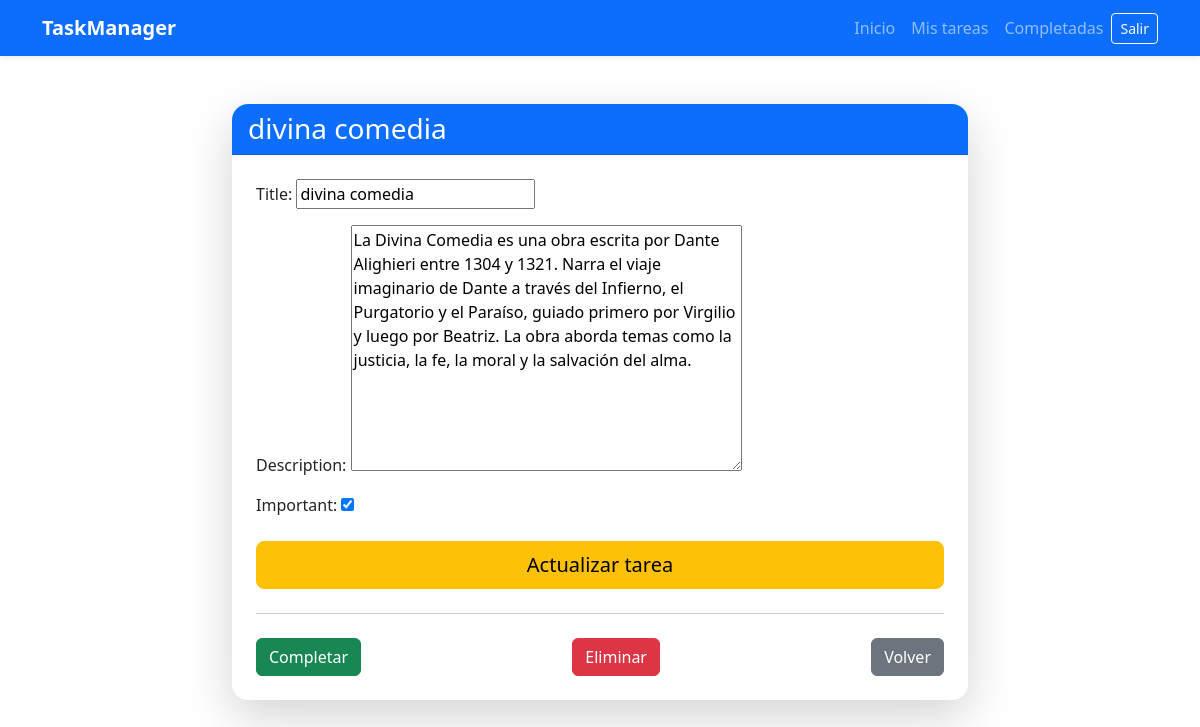
The page /tasks/1/ (signed in) on the database its author committed.
### tasks/models.py (models this page shows, shortened)
class Task(models.Model):
  title = models.CharField(max_length=200)
  description = models.TextField(max_length=1000)
  created = models.DateTimeField(auto_now_add=True)
  datecompleted = models.DateTimeField(null=True, blank=True)
  important = models.BooleanField(default=False)
  user = models.ForeignKey(User, on_delete=models.CASCADE)

### tasks/views.py (the view, shortened to what this page needs)
# urls.py: path('tasks/<int:task_id>/', views.task_detail, name='task_detail'),
@login_required
def task_detail(request, task_id):
    if request.method == 'GET':
        task = get_object_or_404(Task, pk=task_id, user=request.user)
        form = TaskForm(instance=task)
        return render(request, 'task_detail.html', {'task': task, 'form': form})

### tasks/forms.py
class TaskForm(ModelForm):
    class Meta:
        model = Task
        fields = ['title', 'description', 'important']

### tasks/templates/task_detail.html (shortened to what this page needs)
{% extends 'base.html' %}
{% block content %}
<div class="container py-5">
    <div class="row justify-content-center">
        <div class="col-lg-8">
            <div class="card shadow-lg border-0 rounded-4">
                <div class="card-header bg-primary text-white rounded-top-4">
                    <h3 class="mb-0">
                        {{ task.title }}
                    </h3>
                </div>
                <div class="card-body p-4">
                    <form method="POST">
                        {{ form.as_p }}
                        <div class="d-grid mt-4">
                            <button class="btn btn-warning btn-lg">
                                Actualizar tarea
                            </button>
                        </div>
                    </form>
                    <hr class="my-4">
                    <div class="d-flex justify-content-between flex-wrap gap-2">
                        <form action="{% url 'complete_task' task.id %}" method="POST">
                            <button class="btn btn-success">
                                Completar
                            </button>
                        </form>
                        <form action="{% url 'delete_task' task.id %}" method="POST">
                            <button class="btn btn-danger">
                                Eliminar
                            </button>
                        </form>
                        <a href="{% url 'tasks' %}" class="btn btn-secondary">
                            Volver
                        </a>
                    </div>
                </div>
            </div>
        </div>
    </div>
</div>
{% endblock %}

### tasks/templates/base.html (shortened to what this page needs)
<!DOCTYPE html>
<html lang="en">
  <head>
    <link rel="stylesheet"
    href="https://cdn.jsdelivr.net/npm/bootstrap@5.3.7/dist/css/bootstrap.min.css">
</head>
  <body>
    {% include '_navbar.html' %}
    {% block content %}
    {% endblock %}
  </body>
</html>

### tasks/templates/_navbar.html (shortened to what this page needs)
<nav class="navbar navbar-expand-lg navbar-dark bg-primary shadow-sm">
    <div class="container">
        <a class="navbar-brand fw-bold" href="/">
            TaskManager
        </a>
        <div class="collapse navbar-collapse" id="navbarNav">
            <ul class="navbar-nav ms-auto align-items-lg-center">
                <li class="nav-item">
                    <a href="/" class="nav-link">
                        Inicio
                    </a>
                </li>
                {% if user.is_authenticated %}
                <li class="nav-item">
                    <a href="{% url 'tasks' %}" class="nav-link">
                        Mis tareas
                    </a>
                </li>
                <li class="nav-item">
                    <a href="{% url 'tasks_completed' %}" class="nav-link">
                        Completadas
                    </a>
                </li>
                <li class="nav-item">
                    <a href="/logout"
                       class="btn btn-outline-light btn-sm">
                        Salir
                    </a>
                </li>
                {% endif %}
            </ul>
        </div>
    </div>
</nav>

### rows shown on the page
Task: title "divina comedia", description "La Divina Comedia es una obra escrita por Dante Alighieri entre 1304 y 1321. Narra el viaje imaginario de Dante a través del Infierno, el Purgatorio y el Paraíso, guiado primero por Virgilio y luego por Beatriz. La obra aborda temas como la justicia, la fe, la moral y la salvación del alma.", important "☑"
